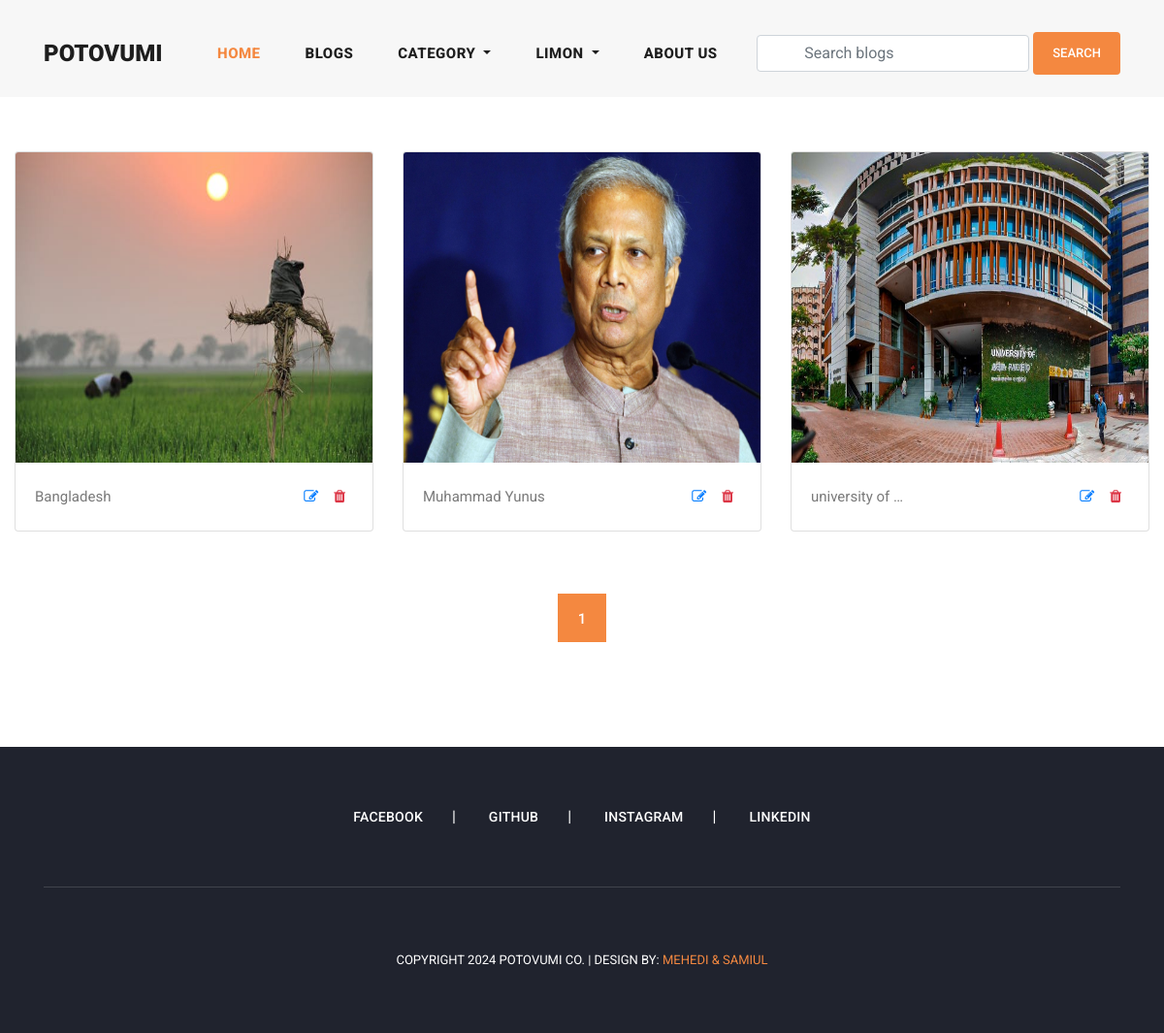
Page /my_blogs/ (signed in) on the committed database.
### user_profile/models.py (models this page shows, shortened)
class User(AbstractUser):
    email = models.EmailField(
        max_length=150,
        unique=True,
        error_messages={
            "unique": "The email must be unique"
        }
    )
    profile_image = models.ImageField(
        null=True,
        blank=True,
        upload_to="profile_images"
    )
    followers = models.ManyToManyField("Follow")
    REQUIRED_FIELDS = ["email"]
    objects = CustomUserManager()

### blog/models.py (models this page shows, shortened)
class Blog(models.Model):
    user = models.ForeignKey(
        User,
        related_name='user_blogs',
        on_delete=models.CASCADE
    )
    category = models.ForeignKey(
        Category,
        related_name='category_blogs',
        on_delete=models.CASCADE
    )
    tags = models.ManyToManyField(
        Tag,
        related_name='tag_blogs',
        blank=True
    )
    likes = models.ManyToManyField(
        User,
        related_name='user_likes',
        blank=True
    )
    title = models.CharField(
        max_length=250
    )
    slug = models.SlugField(null=True, blank=True)
    banner = models.ImageField(upload_to='blog_banners')
    description = RichTextField()
    created_date = models.DateField(auto_now_add=True)

### blog/views.py (the view, shortened to what this page needs)
# urls.py: path('my_blogs/', my_blogs, name='my_blogs'),
@login_required(login_url='login')
def my_blogs(request):
    queryset = request.user.user_blogs.all()
    page = request.GET.get('page', 1)
    paginator = Paginator(queryset, 6)
    delete = request.GET.get('delete', None)
    try:
        blogs = paginator.page(page)
    except EmptyPage:
        blogs = paginator.page(1)
    except PageNotAnInteger:
        blogs = paginator.page(1)
        return redirect('blogs')
    context = {
        "blogs": blogs,
        "paginator": paginator
    }
    return render(request, 'my_blogs.html', context)

### blog/context_processors.py (called while the page is built)
def get_all_categories(request):
    categories = Category.objects.all()
    context = {
        "categories": categories
    }
    return context

### user_profile/context_processors.py (called while the page is built)
def user_notifications(request):
    context = {}
    if request.user.is_authenticated:
        notifications = Notificaiton.objects.filter(
            user=request.user
        ).order_by('-created_date')
        unseen = notifications.exclude(is_seen=True)
        context['notifications'] = notifications
        context['unseen'] = unseen.count()
    return context

### templates/my_blogs.html (shortened to what this page needs)
{% extends 'base.html' %}
{% load static %}
{% block content %}
<section class="my-blogs">
    <div class="container-fluid">
        <div class="row py-5">
          {% for blog in blogs %}
            <div class="col-md-4 my-2">
                <div class="card">
                    <img class="card-img-top img-fluid" style="width: 100%; height: 320px;" src="{{blog.banner.url}}" alt="Card image cap">
                    <div class="card-body">
                      <p class="card-text d-flex flex-row">
                        {{blog.title|truncatechars:15}}
                        <a class="px-2 ml-auto" href="{% url 'update_blog' blog.slug %}">
                          <i class="fa fa-edit"></i>
                        </a>
                        <a class="px-2" href="?delete={{blog.pk}}">
                          <i class="fa fa-trash text-danger"></i>
                        </a>
                      </p>
                    </div>
                  </div>
            </div>
        {% endfor %}
        </div>
        <div class="row py-2 justify-content-center">
          <div class="col-md-8">
            {% include 'pagination.html' %}
          </div>
        </div>
    </div>
</section>
{% endblock content %}

### templates/header.html (shortened to what this page needs)
 <header class="">
    <nav class="navbar navbar-expand-lg">
      <div class="container">
        <a class="navbar-brand" href="{% url 'home' %}"><h2>PoToVumi<em></em></h2></a>
        <div class="collapse navbar-collapse" id="navbarResponsive">
          <ul class="navbar-nav ml-auto">
            <li class="nav-item active">
              <a class="nav-link" href="{% url 'home' %}">Home</a>
            </li>
            <li class="nav-item">
              <a class="nav-link" href="{% url 'blogs' %}">Blogs</a>
            </li>
            <li class="nav-item dropdown">
              <a class="nav-link dropdown-toggle" href="#" id="navbarDropdown" role="button" data-toggle="dropdown" aria-haspopup="true" aria-expanded="false">
                Category
              </a>
            </li>
            {% if request.user.is_authenticated %}
            <li class="nav-item dropdown">
              <a class="nav-link dropdown-toggle" href="#" id="navbarDropdown" role="button" data-toggle="dropdown" aria-haspopup="true" aria-expanded="false">
                {{request.user.username}}
              </a>
            </li>
            {% else %}
            <li class="nav-item">
              <a class="nav-link" href="{% url 'login' %}">Login</a>
            </li>
            {% endif %}
            <li class="nav-item">
              <a class="nav-link" href="{% url 'about' %}">About Us</a>
            </li>
          </ul>
          <form class="form-inline d-flex flex-nowrap my-2 ml-auto search-form" action="{% url 'search_blogs' %}" method="GET">
            <input class="form-control px-5" name="search" type="text" placeholder="Search blogs" required>
            <button class="btn btn-primary ml-1">Search</button>
          </form>
        </div>
      </div>
    </nav>
  </header>

### assets/css/templatemo-stand-blog.css (style rules this page uses)
body { font-family: 'Roboto', sans-serif; overflow-x: hidden; text-rendering: optimizeLegibility; -webkit-font-smoothing: antialiased; -moz-osx-font-smoothing: grayscale; }
p { margin-bottom: 0px; font-size: 15px; font-weight: 400; color: #7a7a7a; line-height: 30px; }
a { text-decoration: none!important; }
ul { padding: 0; margin: 0; list-style: none; }
h1,h2,h3,h4,h5,h6 { margin: 0px; }
header { z-index: 99999; width: 100%; height: 100px; background-color: #f7f7f7; -webkit-transition: all 0.3s ease-in-out 0s; -moz-transition: all 0.3s ease-in-out 0s; -o-transition: all 0.3s ease-in-out 0s; transition: all 0.3s ease-in-out 0s; }
header .navbar { padding: 25px 0px; }
.navbar .navbar-brand { float: left; margin-top: -12px; outline: none; }
.navbar .navbar-brand h2 { color: #1e1e1e; text-transform: uppercase; font-size: 24px; font-weight: 900; -webkit-transition: all .3s ease 0s; -moz-transition: all .3s ease 0s; -o-transition: all .3s ease 0s; transition: all .3s ease 0s; }
#navbarResponsive { z-index: 999; }
.navbar-collapse { text-align: center; }
.navbar .navbar-nav .nav-item { margin: 0px 15px; }
.navbar .navbar-nav a.nav-link { text-transform: capitalize; font-size: 15px; font-weight: 800; text-transform: uppercase; letter-spacing: 0.5px; color: #1e1e1e; transition: all 0.3s; }
.navbar .navbar-nav .nav-link:hover, .navbar .navbar-nav .active>.nav-link, .navbar .navbar-nav .nav-link.active, .navbar .navbar-nav .nav-link.show, .navbar .navbar-nav .show>.nav-link { color: #f48840; }

### assets/css/main.css (style rules this page uses)
.btn-primary { display: inline-block; background-color: #f48840; color: #fff; font-size: 13px; font-weight: 500; padding: 12px 20px; text-transform: uppercase; transition: all .3s; border: none; outline: none; }
input, textarea { text-transform: none !important; }

### rows in the picture
User: user.username "LIMON"
Blog: banner (picture), title "Bangladesh"
Blog: banner (picture), title "Muhammad Yunus"
Blog: banner (picture), title "university of …"

### other values in the picture
{{ page }} "1"
